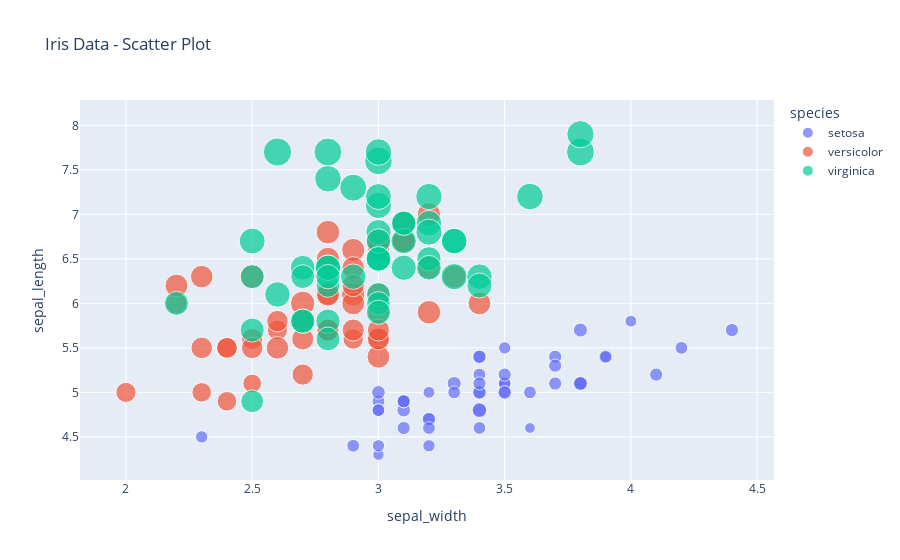

Here is the notebook cell this chart was saved with:
### Code cell
fig = px.scatter(df, x="sepal_width", y="sepal_length",
                 color="species",
                 size="petal_length",
                 hover_data=['petal_width'],
                 title="Iris Data - Scatter Plot")
fig.show()

### Figure 1 — Plotly figure (JSON) as saved in the notebook; plotly's stock layout.template omitted (floating-point values rounded to 4 significant figures)
{"data": [{"customdata": [[0.2], [0.2], [0.2], [0.2], [0.2], [0.4], [0.3], [0.2], [0.2], [0.1], [0.2], [0.2], [0.1], [0.1], [0.2], [0.4], [0.4], [0.3], [0.3], [0.3], [0.2], [0.4], [0.2], [0.5], [0.2], [0.2], [0.4], [0.2], [0.2], [0.2], [0.2], [0.4], [0.1], [0.2], [0.1], [0.2], [0.2], [0.1], [0.2], [0.2], [0.3], [0.3], [0.2], [0.6], [0.4], [0.3], [0.2], [0.2], [0.2], [0.2]], "hovertemplate": "species=setosa<br>sepal_width=%{x}<br>sepal_length=%{y}<br>petal_length=%{marker.size}<br>petal_width=%{customdata[0]}<extra></extra>", "legendgroup": "setosa", "marker": {"color": "#636efa", "size": [1.4, 1.4, 1.3, 1.5, 1.4, 1.7, 1.4, 1.5, 1.4, 1.5, 1.5, 1.6, 1.4, 1.1, 1.2, 1.5, 1.3, 1.4, 1.7, 1.5, 1.7, 1.5, 1, 1.7, 1.9, 1.6, 1.6, 1.5, 1.4, 1.6, 1.6, 1.5, 1.5, 1.4, 1.5, 1.2, 1.3, 1.5, 1.3, 1.5, 1.3, 1.3, 1.3, 1.6, 1.9, 1.4, 1.6, 1.4, 1.5, 1.4], "sizemode": "area", "sizeref": 0.01725, "symbol": "circle"}, "mode": "markers", "name": "setosa", "orientation": "v", "showlegend": true, "type": "scatter", "x": [3.5, 3, 3.2, 3.1, 3.6, 3.9, 3.4, 3.4, 2.9, 3.1, 3.7, 3.4, 3, 3, 4, 4.4, 3.9, 3.5, 3.8, 3.8, 3.4, 3.7, 3.6, 3.3, 3.4, 3, 3.4, 3.5, 3.4, 3.2, 3.1, 3.4, 4.1, 4.2, 3.1, 3.2, 3.5, 3.1, 3, 3.4, 3.5, 2.3, 3.2, 3.5, 3.8, 3, 3.8, 3.2, 3.7, 3.3], "xaxis": "x", "y": [5.1, 4.9, 4.7, 4.6, 5, 5.4, 4.6, 5, 4.4, 4.9, 5.4, 4.8, 4.8, 4.3, 5.8, 5.7, 5.4, 5.1, 5.7, 5.1, 5.4, 5.1, 4.6, 5.1, 4.8, 5, 5, 5.2, 5.2, 4.7, 4.8, 5.4, 5.2, 5.5, 4.9, 5, 5.5, 4.9, 4.4, 5.1, 5, 4.5, 4.4, 5, 5.1, 4.8, 5.1, 4.6, 5.3, 5], "yaxis": "y"}, {"customdata": [[1.4], [1.5], [1.5], [1.3], [1.5], [1.3], [1.6], [1], [1.3], [1.4], [1], [1.5], [1], [1.4], [1.3], [1.4], [1.5], [1], [1.5], [1.1], [1.8], [1.3], [1.5], [1.2], [1.3], [1.4], [1.4], [1.7], [1.5], [1], [1.1], [1], [1.2], [1.6], [1.5], [1.6], [1.5], [1.3], [1.3], [1.3], [1.2], [1.4], [1.2], [1], [1.3], [1.2], [1.3], [1.3], [1.1], [1.3]], "hovertemplate": "species=versicolor<br>sepal_width=%{x}<br>sepal_length=%{y}<br>petal_length=%{marker.size}<br>petal_width=%{customdata[0]}<extra></extra>", "legendgroup": "versicolor", "marker": {"color": "#EF553B", "size": [4.7, 4.5, 4.9, 4, 4.6, 4.5, 4.7, 3.3, 4.6, 3.9, 3.5, 4.2, 4, 4.7, 3.6, 4.4, 4.5, 4.1, 4.5, 3.9, 4.8, 4, 4.9, 4.7, 4.3, 4.4, 4.8, 5, 4.5, 3.5, 3.8, 3.7, 3.9, 5.1, 4.5, 4.5, 4.7, 4.4, 4.1, 4, 4.4, 4.6, 4, 3.3, 4.2, 4.2, 4.2, 4.3, 3, 4.1], "sizemode": "area", "sizeref": 0.01725, "symbol": "circle"}, "mode": "markers", "name": "versicolor", "orientation": "v", "showlegend": true, "type": "scatter", "x": [3.2, 3.2, 3.1, 2.3, 2.8, 2.8, 3.3, 2.4, 2.9, 2.7, 2, 3, 2.2, 2.9, 2.9, 3.1, 3, 2.7, 2.2, 2.5, 3.2, 2.8, 2.5, 2.8, 2.9, 3, 2.8, 3, 2.9, 2.6, 2.4, 2.4, 2.7, 2.7, 3, 3.4, 3.1, 2.3, 3, 2.5, 2.6, 3, 2.6, 2.3, 2.7, 3, 2.9, 2.9, 2.5, 2.8], "xaxis": "x", "y": [7, 6.4, 6.9, 5.5, 6.5, 5.7, 6.3, 4.9, 6.6, 5.2, 5, 5.9, 6, 6.1, 5.6, 6.7, 5.6, 5.8, 6.2, 5.6, 5.9, 6.1, 6.3, 6.1, 6.4, 6.6, 6.8, 6.7, 6, 5.7, 5.5, 5.5, 5.8, 6, 5.4, 6, 6.7, 6.3, 5.6, 5.5, 5.5, 6.1, 5.8, 5, 5.6, 5.7, 5.7, 6.2, 5.1, 5.7], "yaxis": "y"}, {"customdata": [[2.5], [1.9], [2.1], [1.8], [2.2], [2.1], [1.7], [1.8], [1.8], [2.5], [2], [1.9], [2.1], [2], [2.4], [2.3], [1.8], [2.2], [2.3], [1.5], [2.3], [2], [2], [1.8], [2.1], [1.8], [1.8], [1.8], [2.1], [1.6], [1.9], [2], [2.2], [1.5], [1.4], [2.3], [2.4], [1.8], [1.8], [2.1], [2.4], [2.3], [1.9], [2.3], [2.5], [2.3], [1.9], [2], [2.3], [1.8]], "hovertemplate": "species=virginica<br>sepal_width=%{x}<br>sepal_length=%{y}<br>petal_length=%{marker.size}<br>petal_width=%{customdata[0]}<extra></extra>", "legendgroup": "virginica", "marker": {"color": "#00cc96", "size": [6, 5.1, 5.9, 5.6, 5.8, 6.6, 4.5, 6.3, 5.8, 6.1, 5.1, 5.3, 5.5, 5, 5.1, 5.3, 5.5, 6.7, 6.9, 5, 5.7, 4.9, 6.7, 4.9, 5.7, 6, 4.8, 4.9, 5.6, 5.8, 6.1, 6.4, 5.6, 5.1, 5.6, 6.1, 5.6, 5.5, 4.8, 5.4, 5.6, 5.1, 5.1, 5.9, 5.7, 5.2, 5, 5.2, 5.4, 5.1], "sizemode": "area", "sizeref": 0.01725, "symbol": "circle"}, "mode": "markers", "name": "virginica", "orientation": "v", "showlegend": true, "type": "scatter", "x": [3.3, 2.7, 3, 2.9, 3, 3, 2.5, 2.9, 2.5, 3.6, 3.2, 2.7, 3, 2.5, 2.8, 3.2, 3, 3.8, 2.6, 2.2, 3.2, 2.8, 2.8, 2.7, 3.3, 3.2, 2.8, 3, 2.8, 3, 2.8, 3.8, 2.8, 2.8, 2.6, 3, 3.4, 3.1, 3, 3.1, 3.1, 3.1, 2.7, 3.2, 3.3, 3, 2.5, 3, 3.4, 3], "xaxis": "x", "y": [6.3, 5.8, 7.1, 6.3, 6.5, 7.6, 4.9, 7.3, 6.7, 7.2, 6.5, 6.4, 6.8, 5.7, 5.8, 6.4, 6.5, 7.7, 7.7, 6, 6.9, 5.6, 7.7, 6.3, 6.7, 7.2, 6.2, 6.1, 6.4, 7.2, 7.4, 7.9, 6.4, 6.3, 6.1, 7.7, 6.3, 6.4, 6, 6.9, 6.7, 6.9, 5.8, 6.8, 6.7, 6.7, 6.3, 6.5, 6.2, 5.9], "yaxis": "y"}], "layout": {"legend": {"itemsizing": "constant", "title": {"text": "species"}, "tracegroupgap": 0}, "title": {"text": "Iris Data - Scatter Plot"}, "xaxis": {"anchor": "y", "domain": [0, 1], "title": {"text": "sepal_width"}}, "yaxis": {"anchor": "x", "domain": [0, 1], "title": {"text": "sepal_length"}}}}
